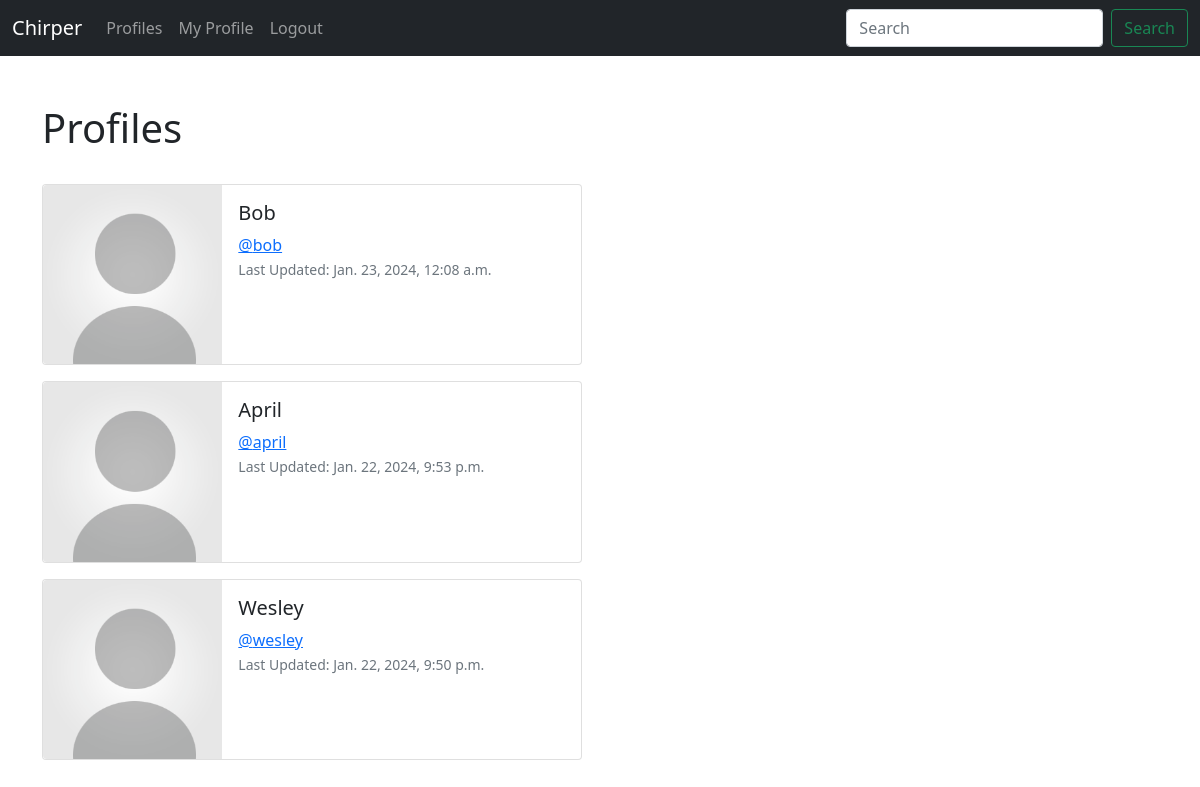
Screenshot of /profile_list/ (signed in) with the database file from the repository.
### Chirper/models.py (models this page shows, shortened)
class Profile(models.Model):
    user = models.OneToOneField(User, on_delete=models.CASCADE)
    follows = models.ManyToManyField("self", related_name="followed_by", symmetrical=False, blank=True)
    date_modified = models.DateTimeField(User, auto_now=True)

### Chirper/views.py (the view)
# urls.py: path('profile_list/', views.profile_list, name='profile_list'),
def profile_list(request):
    if request.user.is_authenticated:
        profiles = Profile.objects.exclude(user=request.user)
        return render(request, 'profile_list.html', {'profiles':profiles})
    else:
        messages.success(request, ("You must be logged in to view this page"))
        return redirect('home')

### Chirper/templates/profile_list.html
{% extends 'base.html' %}
{% load static %}
{% block content %}
    <br>
    <h1>Profiles</h1>
    <br>
    {% if profiles %}
        {% for profile in profiles %}
            <div class="card mb-3" style="max-width: 540px;">
                <div class="row g-0">
                    <div class="col-md-4">
                        <img src="{% static 'images/generic-user-icon-12.jpg' %}" class="img-fluid rounded-start" alt="blank profile image">
                    </div>
                    <div class="col-md-8">
                        <div class="card-body">
                            <h5 class="card-title">{{ profile.user.username }} <br></h5>
                            <a href="{% url 'profile' profile.user.id %}"><p class="card-text">@{{ profile.user.username|lower }}</p></a>
                            <p class="card-text"><small class="text-muted">Last Updated: {{ profile.date_modified }}</small></p>
                        </div>
                    </div>
                </div>
            </div>
        {% endfor %}
    {% endif %}
{% endblock %}

### rows the page displays
Profile: user.username "Bob", user.username "bob", date_modified "Jan. 23, 2024, 12:08 a.m."
Profile: user.username "April", user.username "april", date_modified "Jan. 22, 2024, 9:53 p.m."
Profile: user.username "Wesley", user.username "wesley", date_modified "Jan. 22, 2024, 9:50 p.m."
